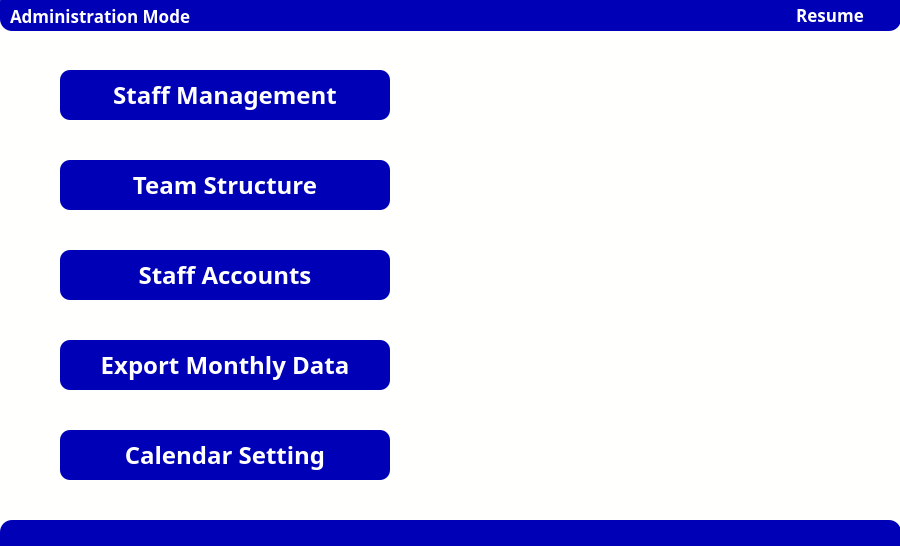
<?xml version="1.0" encoding="UTF-8"?>
<ui version="4.0">
 <class>AdminMain</class>
 <widget class="QMainWindow" name="AdminMain">
  <property name="geometry">
   <rect>
    <x>0</x>
    <y>0</y>
    <width>900</width>
    <height>546</height>
   </rect>
  </property>
  <property name="sizePolicy">
   <sizepolicy hsizetype="Preferred" vsizetype="Preferred">
    <horstretch>0</horstretch>
    <verstretch>0</verstretch>
   </sizepolicy>
  </property>
  <property name="minimumSize">
   <size>
    <width>900</width>
    <height>200</height>
   </size>
  </property>
  <property name="maximumSize">
   <size>
    <width>900</width>
    <height>600</height>
   </size>
  </property>
  <property name="windowTitle">
   <string>Administration Mode</string>
  </property>
  <property name="styleSheet">
   <string notr="true">QMainWindow
{

    background-color:rgb(255, 255, 253);
    /*边框圆角半径为8像素*/ 
    border-radius:10px;
}</string>
  </property>
  <widget class="QWidget" name="centralwidget">
   <widget class="QPushButton" name="pushButton">
    <property name="geometry">
     <rect>
      <x>60</x>
      <y>70</y>
      <width>330</width>
      <height>50</height>
     </rect>
    </property>
    <property name="font">
     <font>
      <family>Microsoft Yahei</family>
      <pointsize>18</pointsize>
      <weight>75</weight>
      <bold>true</bold>
     </font>
    </property>
    <property name="styleSheet">
     <string notr="true">QPushButton
{
    font-family:Microsoft Yahei;
    font-size:18pt;
    color:white;
    background-color:rgb(0, 0, 182);
    border-radius:10px;
}

QPushButton:hover
{
    background-color:rgb(0, 0, 127);
    padding-left:-3px; 
    padding-top:-3px;

}

QPushButton:pressed
{
    background-color:rgb(0, 0, 188);
    padding-left:3px;
    padding-top:3px;
}</string>
    </property>
    <property name="text">
     <string>Staff Management</string>
    </property>
   </widget>
   <widget class="QPushButton" name="pushButton_2">
    <property name="geometry">
     <rect>
      <x>60</x>
      <y>160</y>
      <width>330</width>
      <height>50</height>
     </rect>
    </property>
    <property name="font">
     <font>
      <family>Microsoft Yahei</family>
      <pointsize>18</pointsize>
      <weight>75</weight>
      <bold>true</bold>
     </font>
    </property>
    <property name="styleSheet">
     <string notr="true">QPushButton
{
    font-family:Microsoft Yahei;
    font-size:18pt;
    color:white;
    background-color:rgb(0, 0, 182);
    border-radius:10px;
}

QPushButton:hover
{
    background-color:rgb(0, 0, 127);
    padding-left:-3px; 
    padding-top:-3px;

}

QPushButton:pressed
{
    background-color:rgb(0, 0, 188);
    padding-left:3px;
    padding-top:3px;
}</string>
    </property>
    <property name="text">
     <string>Team Structure</string>
    </property>
   </widget>
   <widget class="QPushButton" name="pushButton_3">
    <property name="geometry">
     <rect>
      <x>60</x>
      <y>250</y>
      <width>330</width>
      <height>50</height>
     </rect>
    </property>
    <property name="font">
     <font>
      <family>Microsoft Yahei</family>
      <pointsize>18</pointsize>
      <weight>75</weight>
      <bold>true</bold>
     </font>
    </property>
    <property name="styleSheet">
     <string notr="true">QPushButton
{
    font-family:Microsoft Yahei;
    font-size:18pt;
    color:white;
    background-color:rgb(0, 0, 182);
    border-radius:10px;
}

QPushButton:hover
{
    background-color:rgb(0, 0, 127);
    padding-left:-3px; 
    padding-top:-3px;

}

QPushButton:pressed
{
    background-color:rgb(0, 0, 188);
    padding-left:3px;
    padding-top:3px;
}</string>
    </property>
    <property name="text">
     <string>Staff Accounts</string>
    </property>
   </widget>
   <widget class="QPushButton" name="pushButton_4">
    <property name="geometry">
     <rect>
      <x>60</x>
      <y>340</y>
      <width>330</width>
      <height>50</height>
     </rect>
    </property>
    <property name="font">
     <font>
      <family>Microsoft Yahei</family>
      <pointsize>18</pointsize>
      <weight>75</weight>
      <bold>true</bold>
     </font>
    </property>
    <property name="styleSheet">
     <string notr="true">QPushButton
{
    font-family:Microsoft Yahei;
    font-size:18pt;
    color:white;
    background-color:rgb(0, 0, 182);
    border-radius:10px;
}

QPushButton:hover
{
    background-color:rgb(0, 0, 127);
    padding-left:-3px; 
    padding-top:-3px;

}

QPushButton:pressed
{
    background-color:rgb(0, 0, 188);
    padding-left:3px;
    padding-top:3px;
}</string>
    </property>
    <property name="text">
     <string>Export Monthly Data</string>
    </property>
   </widget>
   <widget class="QWidget" name="widget" native="true">
    <property name="geometry">
     <rect>
      <x>0</x>
      <y>-10</y>
      <width>901</width>
      <height>41</height>
     </rect>
    </property>
    <property name="styleSheet">
     <string notr="true">QWidget
{
    /*字体为微软雅黑*/
    font-family:Microsoft Yahei;
    /*字体大小为20点*/
    font-size:18pt;
    /*字体颜色为白色*/    
    color:white;
    /*背景颜色*/  
    background-color:rgb(0, 0, 182);
    /*边框圆角半径为8像素*/ 
    border-radius:12px;
}</string>
    </property>
    <widget class="QPushButton" name="pushButton_7">
     <property name="geometry">
      <rect>
       <x>760</x>
       <y>10</y>
       <width>140</width>
       <height>30</height>
      </rect>
     </property>
     <property name="styleSheet">
      <string notr="true">QPushButton
{
    /*字体为微软雅黑*/
    font-family:Microsoft Yahei;
    /*字体大小为20点*/
    font-size:13pt;
    /*字体颜色为白色*/
	font-weight:bold;    
    color:white;
    /*背景颜色*/  
    background-color:rgb(0, 0, 182);
    /*边框圆角半径为8像素*/ 
    border-radius:10px;
}

/*按钮停留态*/
QPushButton:hover
{
    /*背景颜色*/  
    background-color:rgb(0, 0, 127);
    padding-left:-3px;
    /*上内边距为3像素，让按下时字向下移动3像素*/  
    padding-top:-3px;
}

/*按钮按下态*/
QPushButton:pressed
{
    /*背景颜色*/  
    background-color:rgb(0, 0, 188);
    /*左内边距为3像素，让按下时字向右移动3像素*/  
    padding-left:3px;
    /*上内边距为3像素，让按下时字向下移动3像素*/  
    padding-top:3px;
}</string>
     </property>
     <property name="text">
      <string>Resume</string>
     </property>
    </widget>
    <widget class="QLabel" name="label">
     <property name="geometry">
      <rect>
       <x>10</x>
       <y>10</y>
       <width>221</width>
       <height>31</height>
      </rect>
     </property>
     <property name="styleSheet">
      <string notr="true">QLabel
{
    /*字体为微软雅黑*/
    font-family:Microsoft Yahei;
    /*字体大小为20点*/
    font-size:13pt;
    /*字体颜色为白色*/
	font-weight:bold;    
    color:white;
    /*背景颜色*/  
    background-color:rgb(0, 0, 182);
    /*边框圆角半径为8像素*/ 

}

QLabel:hover
{
    padding-left:-3px;
    /*上内边距为3像素，让按下时字向下移动3像素*/  
    padding-top:-3px;
}

/*按钮按下态*/
QLabel:pressed
{
    /*左内边距为3像素，让按下时字向右移动3像素*/  
    padding-left:3px;
    /*上内边距为3像素，让按下时字向下移动3像素*/  
    padding-top:3px;
}</string>
     </property>
     <property name="text">
      <string>Administration Mode</string>
     </property>
    </widget>
   </widget>
   <widget class="QWidget" name="widget_2" native="true">
    <property name="geometry">
     <rect>
      <x>490</x>
      <y>70</y>
      <width>350</width>
      <height>361</height>
     </rect>
    </property>
    <property name="styleSheet">
     <string notr="true">background-image: url(:/source/1.png);</string>
    </property>
   </widget>
   <widget class="QPushButton" name="pushButton_9">
    <property name="geometry">
     <rect>
      <x>60</x>
      <y>430</y>
      <width>330</width>
      <height>50</height>
     </rect>
    </property>
    <property name="font">
     <font>
      <family>Microsoft Yahei</family>
      <pointsize>18</pointsize>
      <weight>75</weight>
      <bold>true</bold>
     </font>
    </property>
    <property name="styleSheet">
     <string notr="true">QPushButton
{
    font-family:Microsoft Yahei;
    font-size:18pt;
    color:white;
    background-color:rgb(0, 0, 182);
    border-radius:10px;
}

QPushButton:hover
{
    background-color:rgb(0, 0, 127);
    padding-left:-3px; 
    padding-top:-3px;

}

QPushButton:pressed
{
    background-color:rgb(0, 0, 188);
    padding-left:3px;
    padding-top:3px;
}</string>
    </property>
    <property name="text">
     <string>Calendar Setting</string>
    </property>
   </widget>
   <widget class="QWidget" name="widget_3" native="true">
    <property name="geometry">
     <rect>
      <x>0</x>
      <y>520</y>
      <width>901</width>
      <height>41</height>
     </rect>
    </property>
    <property name="styleSheet">
     <string notr="true">QWidget
{
    /*字体为微软雅黑*/
    font-family:Microsoft Yahei;
    /*字体大小为20点*/
    font-size:18pt;
    /*字体颜色为白色*/    
    color:white;
    /*背景颜色*/  
    background-color:rgb(0, 0, 182);
    /*边框圆角半径为8像素*/ 
    border-radius:12px;
}</string>
    </property>
   </widget>
  </widget>
 </widget>
 <resources>
  <include location="image1.qrc"/>
 </resources>
 <connections/>
</ui>
